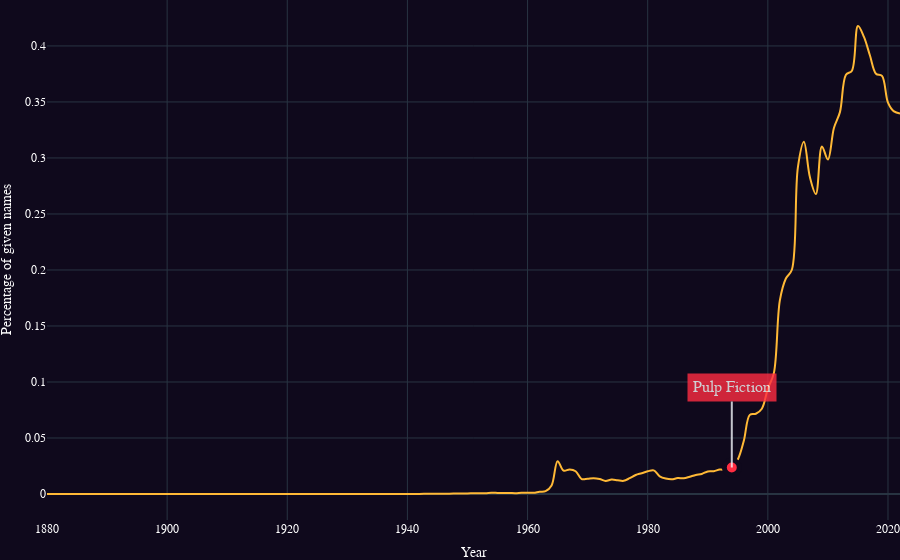

The notebook cell this image was saved under:
### Code cell
fig = go.Figure()

fig.update_layout(showlegend=False, xaxis_title='Year', yaxis_title='Percentage of given names')
fig.add_trace(go.Scatter(x=Mia_data.index, y=Mia_data, line_shape='spline', name='Mia'))
fig.update_xaxes(range=[baby_names.year.min(), baby_names.year.max()])

fig.add_annotation(
    x=x, y=y, text=name,
    xref='x', yref='y', ax=0, ay=-80,
    font={'size': 16}, align='center',
    showarrow=True, arrowwidth=2,
    borderpad=5, bgcolor='#ff2d42', opacity=0.8
)

fig.add_trace(go.Scatter(
    x=[x], y=[y], text=[name], name='',
    mode='markers', marker={
        'color': '#ff2d42', 'size': 15, 'line': {'width': 5, 'color': custom_bg_color}
    }
))

fig.write_html('influence_curveOnly.html', include_plotlyjs="../../js/plotly-2.12.1.min.js", config={'displayModeBar': False})
fig.show()

### Figure 1 — Plotly figure (JSON) as saved in the notebook; plotly's stock layout.template omitted (floating-point values rounded to 4 significant figures; data arrays with more than 128 entries replaced by an {"elided": "..."} marker saying what was removed)
{"data": [{"line": {"shape": "spline"}, "name": "Mia", "type": "scatter", "x": {"elided": "143 int values"}, "y": {"elided": "143 float values"}}, {"marker": {"color": "#ff2d42", "line": {"color": "rgb(15, 9, 28)", "width": 5}, "size": 15}, "mode": "markers", "name": "", "text": ["Pulp Fiction"], "type": "scatter", "x": [1994], "y": [0.02366]}], "layout": {"annotations": [{"align": "center", "arrowwidth": 2, "ax": 0, "ay": -80, "bgcolor": "#ff2d42", "borderpad": 5, "font": {"size": 16}, "opacity": 0.8, "showarrow": true, "text": "Pulp Fiction", "x": 1994, "xref": "x", "y": 0.02366, "yref": "y"}], "showlegend": false, "xaxis": {"range": [1880, 2022], "title": {"text": "Year"}}, "yaxis": {"title": {"text": "Percentage of given names"}}}}
